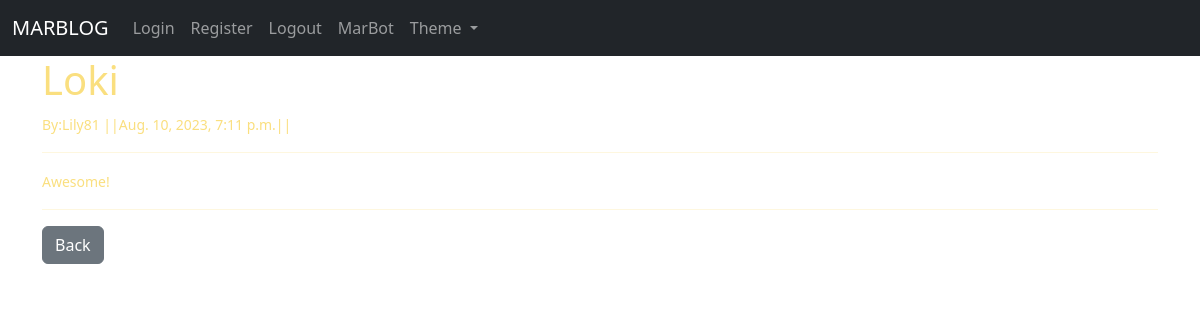
The app's page /article/10 with its own data.
### blog/models.py (models this page shows, shortened)
class Post(models.Model):
    title = models.CharField(max_length=255)
    author=models.ForeignKey(User,on_delete=models.CASCADE)
    body=models.TextField()
    post_date=models.DateTimeField(auto_now_add=True)
    category=models.CharField(max_length=255,default="Films")

### blog/views.py (the view)
# urls.py: path('article/<int:pk>',ArticleDetailView.as_view(),name='article_details'),
class ArticleDetailView(DetailView):
    model=Post
    template_name='article_details.html'

### blog/templates/article_details.html (shortened to what this page needs)
{% extends 'base.html' %}
{% block content %}
<h1>{{post.title}}</h1>
<small>By:{{post.author}} ||{{post.post_date}}||
    </small></br>
    <small>
    <hr>
    {{post.body|safe}}</br><hr>
<a href="{% url 'home' %}" class="btn btn-secondary">Back</a>
{% endblock %}

### blog/templates/base.html (style rules this page uses)
body { background-image: url("https://i.pinimg.com/474x/7a/42/63/7a42633a0d92b3c2cfcc4624ae2692aa.jpg"); background-size: cover; background-position: center top; color: #FADF7F; }

### records on screen
Post: title "Loki", author "Lily81", post_date "Aug. 10, 2023, 7:11 p.m.", body "Awesome!"
